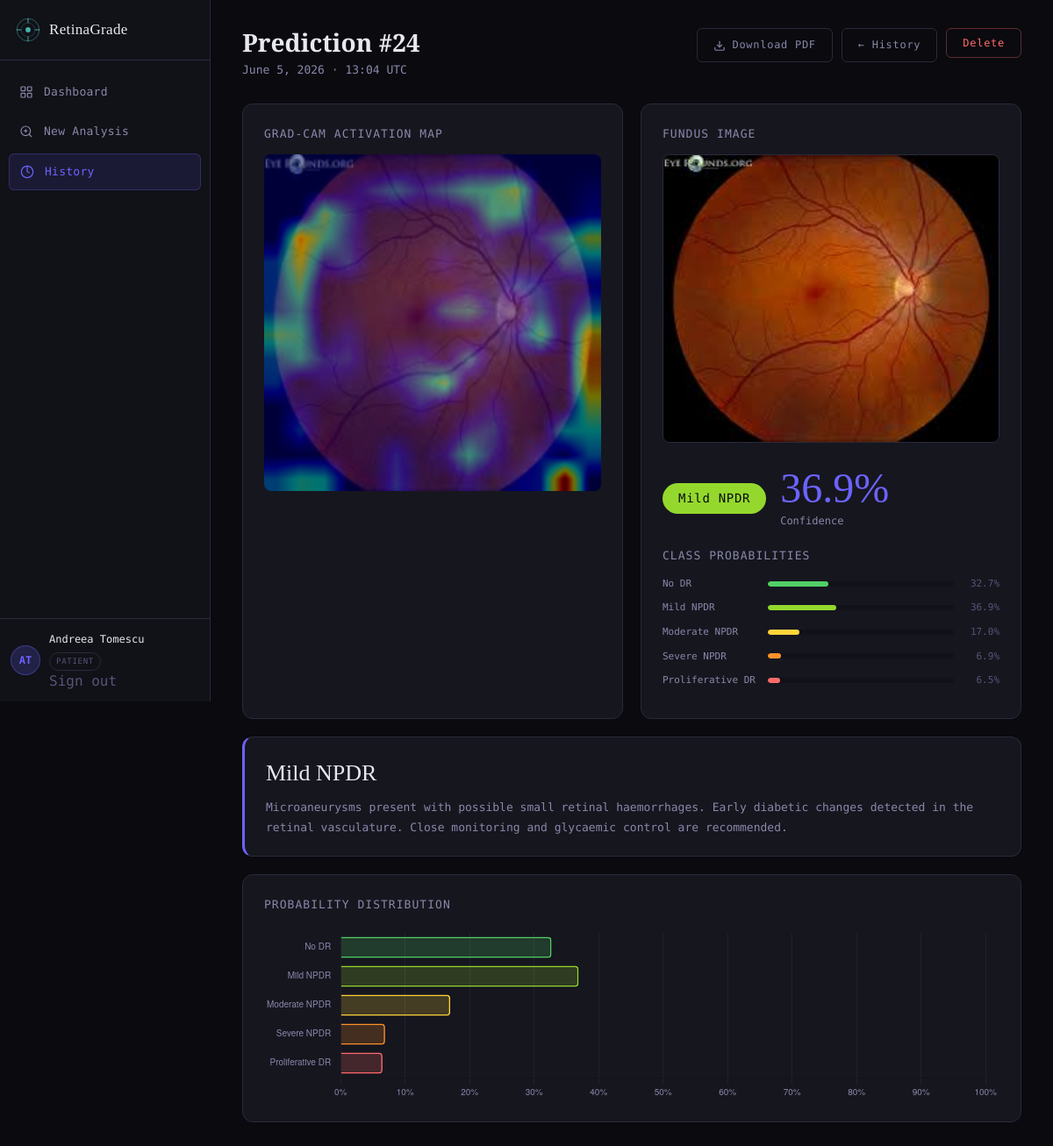
Screenshot of /prediction/24/ (signed in) with the database file from the repository.
### accounts/models.py (models this page shows, shortened)
class CustomUser(AbstractUser):
    ROLE_PATIENT = 'patient'
    ROLE_CLINICIAN = 'clinician'
    ROLE_ADMIN = 'admin'
    ROLE_CHOICES = [
        (ROLE_PATIENT, 'Patient'),
        (ROLE_CLINICIAN, 'Clinician'),
        (ROLE_ADMIN, 'Admin'),
    ]
    role = models.CharField(max_length=20, choices=ROLE_CHOICES, default=ROLE_PATIENT)
    institution = models.CharField(max_length=200, blank=True)
    def is_clinician(self):
        return self.role == self.ROLE_CLINICIAN
    def is_admin_role(self):
        return self.role == self.ROLE_ADMIN
    def get_initials(self):
        parts = (self.get_full_name() or self.username).split()
        if len(parts) >= 2:
            return (parts[0][0] + parts[-1][0]).upper()
        return self.username[:2].upper()

### core/models.py (models this page shows, shortened)
class Prediction(models.Model):
    user = models.ForeignKey(
        settings.AUTH_USER_MODEL,
        on_delete=models.CASCADE,
        related_name='predictions',
    )
    image = models.ImageField(upload_to='fundus/%Y/%m/%d/')
    grade = models.IntegerField()
    label = models.CharField(max_length=50)
    confidence = models.FloatField()
    probabilities = models.JSONField()
    grad_cam_image = models.TextField(blank=True)
    created_at = models.DateTimeField(auto_now_add=True)
    notes = models.TextField(blank=True)
    class Meta:
        ordering = ['-created_at']
    def grade_description(self):
        return GRADE_DESCRIPTIONS.get(self.grade, '')
    def needs_referral(self):
        return self.grade >= 2
    def safe_grad_cam(self):
        import re
        return re.sub(r'[^A-Za-z0-9+/=]', '', self.grad_cam_image)

### core/views.py (the view)
# urls.py: path('prediction/<int:pk>/', views.prediction_detail, name='prediction_detail'),
@login_required
def prediction_detail(request, pk):
    prediction = _require_own_prediction(request, pk)
    notes_form = NotesForm(instance=prediction)
    if request.method == 'POST' and request.user.is_clinician():
        notes_form = NotesForm(request.POST, instance=prediction)
        if notes_form.is_valid():
            notes_form.save()
            messages.success(request, 'Notes saved.')
            return redirect('core:prediction_detail', pk=pk)
    probs_with_labels = list(zip(GRADE_LABELS.values(), prediction.probabilities))
    context = {
        'prediction': prediction,
        'notes_form': notes_form,
        'probs_with_labels': probs_with_labels,
        'description': prediction.grade_description(),
        'probs_json': json.dumps(prediction.probabilities),
        'grade_labels_json': json.dumps(list(GRADE_LABELS.values())),
    }
    return render(request, 'core/prediction_detail.html', context)

### core/templatetags/core_tags.py (called while the page is built)
@register.filter
def grade_class(grade):
    return GRADE_COLORS.get(int(grade), 'grade-0')

@register.filter
def mul100(value):
    try:
        return round(float(value) * 100, 1)
    except (TypeError, ValueError):
        return 0

### core/views.py (called while the page is built)
def _require_own_prediction(request, pk):
    pred = get_object_or_404(Prediction, pk=pk)
    if pred.user != request.user:
        raise Http404
    return pred

### core/templates/core/prediction_detail.html (shortened to what this page needs)
{% extends "core/base.html" %}
{% load core_tags %}
{% block nav_history %}active{% endblock %}
{% block content %}
<div class="page-header">
  <div>
    <h1 class="page-title">Prediction #{{ prediction.pk }}</h1>
    <p class="page-subtitle">{{ prediction.created_at|date:"F j, Y · H:i" }} UTC</p>
  </div>
  <div style="display:flex;gap:10px;flex-wrap:wrap;">
    <a href="{% url 'core:download_report' prediction.pk %}" class="btn btn-secondary">
      <svg width="14" height="14" fill="none" stroke="currentColor" stroke-width="2" viewBox="0 0 24 24">
        <path d="M21 15v4a2 2 0 01-2 2H5a2 2 0 01-2-2v-4"/>
        <polyline points="7 10 12 15 17 10"/><line x1="12" y1="15" x2="12" y2="3"/>
      </svg>
      Download PDF
    </a>
    <a href="{% url 'core:history' %}" class="btn btn-secondary">← History</a>
    <form method="post" action="{% url 'core:delete_prediction' prediction.pk %}" style="display:inline;">
      <button type="submit" class="btn btn-danger"
              data-confirm="Delete this prediction permanently?">Delete</button>
    </form>
  </div>
</div>
<div class="results-grid" style="margin-bottom:20px;">
  <div class="card">
    <div class="card-title">Grad-CAM Activation Map</div>
    <div class="gcam-img-wrap" style="border-radius:8px;">
      {% if prediction.grad_cam_image %}
      <img alt="Grad-CAM overlay">
      {% else %}
      <div class="gcam-placeholder">Grad-CAM not available</div>
      {% endif %}
    </div>
  </div>
  <div class="card">
    <div class="card-title">Fundus Image</div>
    {% if prediction.image %}
    <img src="{{ prediction.image.url }}" alt="Fundus"
         style="width:100%;border-radius:8px;border:1px solid var(--border-color);margin-bottom:20px;">
    {% endif %}
    <div style="display:flex;align-items:center;gap:16px;margin-bottom:20px;">
      <span class="grade-badge {{ prediction.grade|grade_class }}" style="font-size:14px;padding:6px 18px;">
        {{ prediction.label }}
      </span>
      <div>
        <div class="confidence-value">{{ prediction.confidence|mul100 }}%</div>
        <div class="confidence-label">Confidence</div>
      </div>
    </div>
    <div class="card-title">Class Probabilities</div>
    {% for lbl, prob in probs_with_labels %}
    <div class="prob-row">
      <span class="prob-label">{{ lbl }}</span>
      <div class="prob-track">
        <div class="prob-fill grade-{{ forloop.counter0 }}-fill"
             data-pct="{{ prob|mul100 }}"
             style="width:0%"></div>
      </div>
      <span class="prob-pct">{{ prob|mul100 }}%</span>
    </div>
    {% endfor %}
  </div>
</div>
<div class="clinical-card">
  <div class="clinical-grade">{{ prediction.label }}</div>
  <p class="clinical-desc">{{ description }}</p>
</div>
<div class="card" style="margin-top:20px;">
  <div class="card-title">Probability Distribution</div>
  <div class="chart-wrap">
    <canvas id="probChart"></canvas>
  </div>
</div>
{% endblock %}
{% block extra_js %}
<script>
initProbChart('probChart', {{ probs_json|safe }}, {{ grade_labels_json|safe }});
</script>
{% endblock %}

### core/templates/core/base.html (shortened to what this page needs)
{% load static %}
<!DOCTYPE html>
<html lang="en">
<head>
<link rel="stylesheet" href="{% static 'css/style.css' %}">
</head>
<body>
<div class="app-shell">
  <nav class="sidebar" id="sidebar">
    <a href="{% url 'core:dashboard' %}" class="sidebar-logo">
      <span class="sidebar-logo-text">RetinaGrade</span>
    </a>
    <div class="sidebar-nav">
      <a href="{% url 'core:dashboard' %}" class="nav-item {% block nav_dashboard %}{% endblock %}">
        <svg width="16" height="16" fill="none" stroke="currentColor" stroke-width="1.8" viewBox="0 0 24 24">
          <rect x="3" y="3" width="7" height="7" rx="1"/><rect x="14" y="3" width="7" height="7" rx="1"/>
          <rect x="3" y="14" width="7" height="7" rx="1"/><rect x="14" y="14" width="7" height="7" rx="1"/>
        </svg>
        <span class="nav-label">Dashboard</span>
      </a>
      <a href="{% url 'core:analyse' %}" class="nav-item {% block nav_analyse %}{% endblock %}">
        <svg width="16" height="16" fill="none" stroke="currentColor" stroke-width="1.8" viewBox="0 0 24 24">
          <circle cx="11" cy="11" r="8"/><line x1="21" y1="21" x2="16.65" y2="16.65"/>
          <line x1="11" y1="8" x2="11" y2="14"/><line x1="8" y1="11" x2="14" y2="11"/>
        </svg>
        <span class="nav-label">New Analysis</span>
      </a>
      <a href="{% url 'core:history' %}" class="nav-item {% block nav_history %}{% endblock %}">
        <svg width="16" height="16" fill="none" stroke="currentColor" stroke-width="1.8" viewBox="0 0 24 24">
          <path d="M12 2v10l4 2"/><circle cx="12" cy="12" r="10"/>
        </svg>
        <span class="nav-label">History</span>
      </a>
    </div>
    <div class="sidebar-profile">
      <div class="profile-avatar">{{ user.get_initials }}</div>
      <div class="profile-info">
        <div class="profile-name">{{ user.get_full_name|default:user.username }}</div>
        <span class="role-badge {{ user.role }}">{{ user.get_role_display }}</span>
        <form method="post" action="{% url 'accounts:logout' %}" style="margin:0;">
          <button type="submit" class="profile-logout"
                  style="background:none;border:none;padding:0;cursor:pointer;font-family:inherit;font-size:inherit;">
            Sign out
          </button>
        </form>
      </div>
    </div>
  </nav>
  <main class="main-content">
    {% block content %}{% endblock %}
  </main>
</div>
{% block extra_js %}{% endblock %}
</body>
</html>

### rows the page displays
CustomUser: get_initials "AT", get_full_name "Andreea Tomescu", role "PATIENT"
Prediction: pk "24", created_at "June 5, 2026 · 13:04", image (picture), label "Mild NPDR", confidence|mul100 "36.9"

### other values shown
{{ lbl }} "No DR" "Mild NPDR" "Moderate NPDR" "Severe NPDR" "Proliferative DR"
{{ prob|mul100 }} "32.7" "36.9" "17.0" "6.9" "6.5"
{{ description }} "Microaneurysms present with possible small retinal haemorrhages. Early diabetic changes detected in the retinal vasculature. Close monitoring and glycaemic control are recommended."
chart data {{ probs_json|safe }} [0.32708844542503357, 0.36878708004951477, 0.17030216753482819, 0.06899671256542206, 0.06482553482055664]
chart data {{ grade_labels_json|safe }} ["No DR", "Mild NPDR", "Moderate NPDR", "Severe NPDR", "Proliferative DR"]
